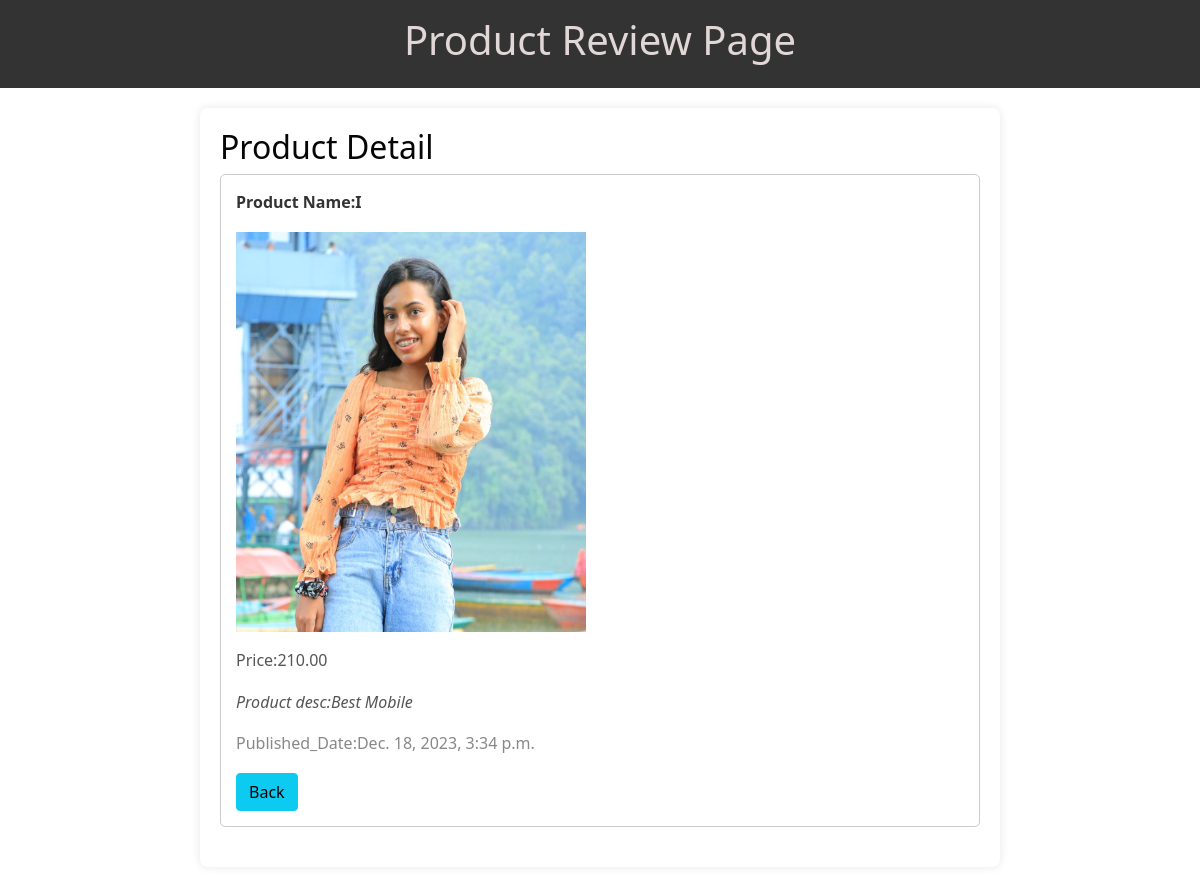
The page /product/product_detail/4 on the database as committed earlier.
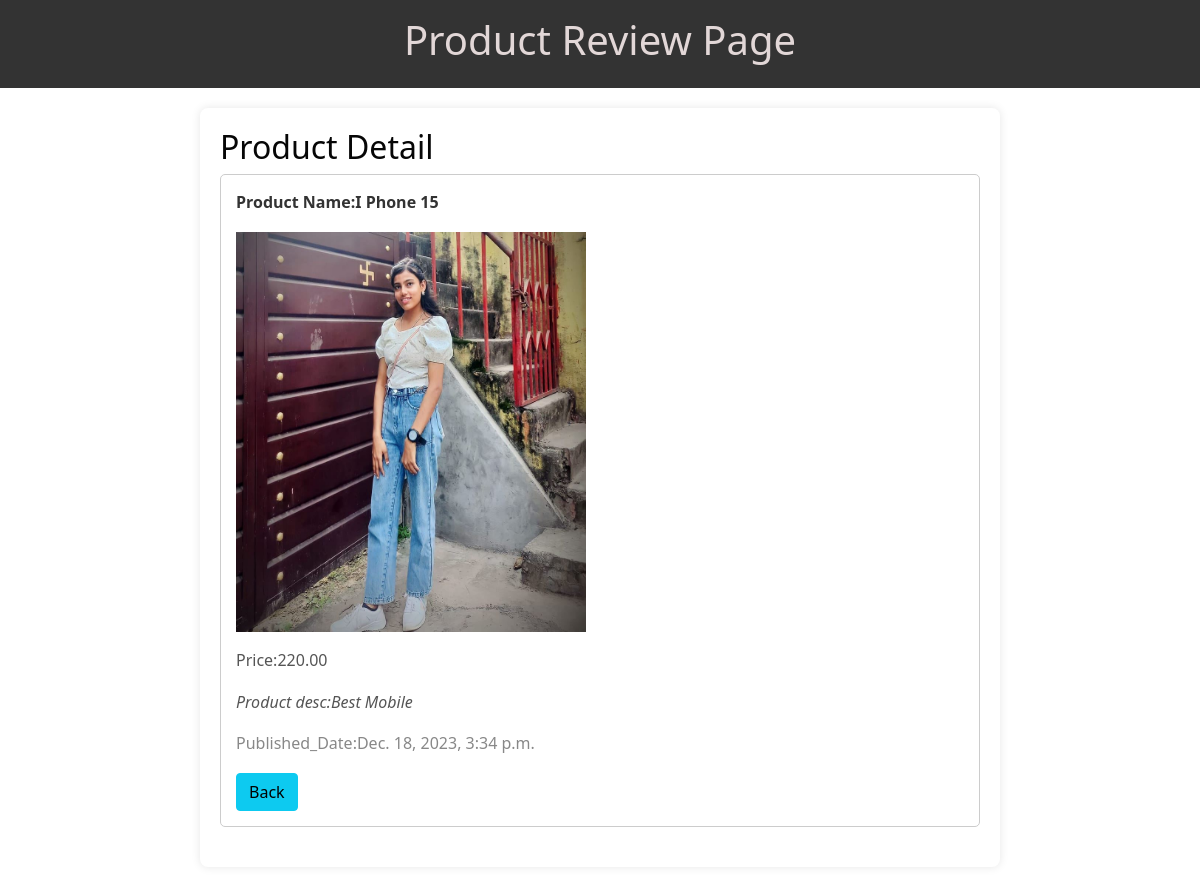
The same page on the database as committed later.
### product_app/models.py (models this page shows, shortened)
class Product(models.Model):
    name=models.CharField(max_length=255)
    category=models.ForeignKey(Category,on_delete=models.CASCADE)
    price=models.DecimalField(max_digits=5,decimal_places=2)
    desc=models.TextField()
    img=models.ImageField(upload_to='Product_img/')
    created=models.DateTimeField(auto_now_add=True)
    updated=models.DateTimeField(auto_now=True)

### product_app/views.py (the view)
# urls.py: path('product_detail/<int:id>',Product_detail,name='product_detail'),
def Product_detail(request,id):
    product=Product.objects.get(id=id)
    return render(request,'Product_detail.html',{'data':product})

### product_app/templates/Product_detail.html (shortened to what this page needs)
{% extends "base.html" %}
{% block content %}
<header>
    <h1>Product Review Page</h1>
</header>
<main>
    <h2>Product Detail</h2>
    <div class="review">
        <p class="review-author">Product Name:{{data.name}}</p>
        <p class="review-date"><img src={{data.img.url}} height=400px width=350px></p>
        <div class="review-content">
            <p>Price:{{data.price}}</p>
            <p><i>Product desc:{{data.desc}}</i></p>
        </div>
        <p class="review-date">Published_Date:{{data.created}}</p>
        <a href="{% url "Product_View" %}"><button type="button" class="btn btn-info">Back</button></a>
    </div>
</main>
{% endblock %}

Rows that differ between the two databases and show on the page:
changed Product "Best Mobile": name "I" → "I Phone 15"; img: a different picture; price "210.00" → "220.00"
